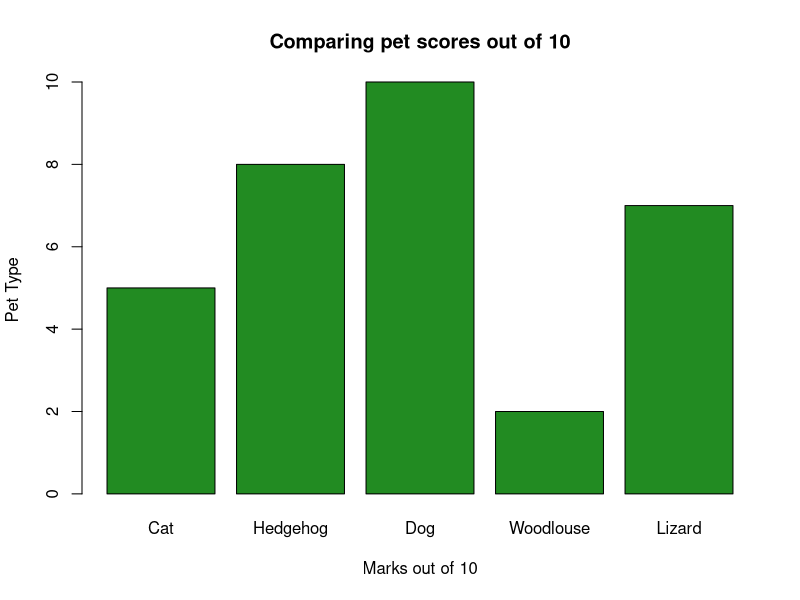

Generate this figure with R:
#Create a simple bar plot of five subjects
marks = c(5, 8, 10, 2, 7)
barplot(marks,
        main = "Comparing pet scores out of 10",
        xlab = "Marks out of 10",
        ylab = "Pet Type",
        names.arg = c("Cat", "Hedgehog", "Dog", "Woodlouse", "Lizard"),
        col = "forestgreen",
        horiz = FALSE)
